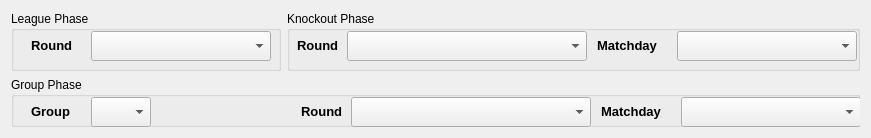
  <widget class="QWidget" name="layoutWidget_2">
   <property name="geometry">
    <rect>
     <x>10</x>
     <y>60</y>
     <width>871</width>
     <height>131</height>
    </rect>
   </property>
   <layout class="QGridLayout" name="gridLayout_2">
    <item row="0" column="0">
     <widget class="QGroupBox" name="leagueBox">
      <property name="minimumSize">
       <size>
        <width>270</width>
        <height>60</height>
       </size>
      </property>
      <property name="maximumSize">
       <size>
        <width>270</width>
        <height>60</height>
       </size>
      </property>
      <property name="title">
       <string>League Phase</string>
      </property>
      <widget class="QLabel" name="label_2">
       <property name="geometry">
        <rect>
         <x>20</x>
         <y>20</y>
         <width>50</width>
         <height>30</height>
        </rect>
       </property>
       <property name="minimumSize">
        <size>
         <width>50</width>
         <height>30</height>
        </size>
       </property>
       <property name="maximumSize">
        <size>
         <width>50</width>
         <height>30</height>
        </size>
       </property>
       <property name="text">
        <string>&lt;!DOCTYPE HTML PUBLIC &quot;-//W3C//DTD HTML 4.0//EN&quot; &quot;http://www.w3.org/TR/REC-html40/strict.dtd&quot;&gt;
&lt;html&gt;&lt;head&gt;&lt;meta name=&quot;qrichtext&quot; content=&quot;1&quot; /&gt;&lt;style type=&quot;text/css&quot;&gt;
p, li { white-space: pre-wrap; }
&lt;/style&gt;&lt;/head&gt;&lt;body style=&quot; font-family:'Sans'; font-size:10pt; font-weight:400; font-style:normal;&quot;&gt;
&lt;p style=&quot; margin-top:0px; margin-bottom:0px; margin-left:0px; margin-right:0px; -qt-block-indent:0; text-indent:0px;&quot;&gt;&lt;span style=&quot; font-weight:600;&quot;&gt;Round&lt;/span&gt;&lt;/p&gt;&lt;/body&gt;&lt;/html&gt;</string>
       </property>
      </widget>
      <widget class="QComboBox" name="lgRoundSelect">
       <property name="geometry">
        <rect>
         <x>80</x>
         <y>20</y>
         <width>180</width>
         <height>30</height>
        </rect>
       </property>
       <property name="minimumSize">
        <size>
         <width>180</width>
         <height>30</height>
        </size>
       </property>
       <property name="maximumSize">
        <size>
         <width>180</width>
         <height>30</height>
        </size>
       </property>
       <property name="toolTip">
        <string>League Round</string>
       </property>
      </widget>
     </widget>
    </item>
    <item row="0" column="1">
     <widget class="QGroupBox" name="knockoutBox">
      <property name="minimumSize">
       <size>
        <width>330</width>
        <height>60</height>
       </size>
      </property>
      <property name="maximumSize">
       <size>
        <width>585</width>
        <height>100</height>
       </size>
      </property>
      <property name="title">
       <string>Knockout Phase</string>
      </property>
      <widget class="QLabel" name="label_12">
       <property name="geometry">
        <rect>
         <x>10</x>
         <y>20</y>
         <width>50</width>
         <height>30</height>
        </rect>
       </property>
       <property name="minimumSize">
        <size>
         <width>50</width>
         <height>30</height>
        </size>
       </property>
       <property name="maximumSize">
        <size>
         <width>50</width>
         <height>30</height>
        </size>
       </property>
       <property name="text">
        <string>&lt;!DOCTYPE HTML PUBLIC &quot;-//W3C//DTD HTML 4.0//EN&quot; &quot;http://www.w3.org/TR/REC-html40/strict.dtd&quot;&gt;
&lt;html&gt;&lt;head&gt;&lt;meta name=&quot;qrichtext&quot; content=&quot;1&quot; /&gt;&lt;style type=&quot;text/css&quot;&gt;
p, li { white-space: pre-wrap; }
&lt;/style&gt;&lt;/head&gt;&lt;body style=&quot; font-family:'Sans'; font-size:10pt; font-weight:400; font-style:normal;&quot;&gt;
&lt;p style=&quot; margin-top:0px; margin-bottom:0px; margin-left:0px; margin-right:0px; -qt-block-indent:0; text-indent:0px;&quot;&gt;&lt;span style=&quot; font-weight:600;&quot;&gt;Round&lt;/span&gt;&lt;/p&gt;&lt;/body&gt;&lt;/html&gt;</string>
       </property>
      </widget>
      <widget class="QComboBox" name="koRoundSelect">
       <property name="geometry">
        <rect>
         <x>60</x>
         <y>20</y>
         <width>240</width>
         <height>30</height>
        </rect>
       </property>
       <property name="minimumSize">
        <size>
         <width>240</width>
         <height>30</height>
        </size>
       </property>
       <property name="maximumSize">
        <size>
         <width>240</width>
         <height>30</height>
        </size>
       </property>
       <property name="toolTip">
        <string>Knockout Round</string>
       </property>
      </widget>
      <widget class="QComboBox" name="koMatchdaySelect">
       <property name="geometry">
        <rect>
         <x>390</x>
         <y>20</y>
         <width>180</width>
         <height>30</height>
        </rect>
       </property>
       <property name="minimumSize">
        <size>
         <width>180</width>
         <height>30</height>
        </size>
       </property>
       <property name="maximumSize">
        <size>
         <width>180</width>
         <height>30</height>
        </size>
       </property>
       <property name="toolTip">
        <string>Knockout Round Matchday</string>
       </property>
      </widget>
      <widget class="QLabel" name="label_13">
       <property name="geometry">
        <rect>
         <x>310</x>
         <y>20</y>
         <width>75</width>
         <height>30</height>
        </rect>
       </property>
       <property name="minimumSize">
        <size>
         <width>75</width>
         <height>30</height>
        </size>
       </property>
       <property name="maximumSize">
        <size>
         <width>75</width>
         <height>30</height>
        </size>
       </property>
       <property name="text">
        <string>&lt;!DOCTYPE HTML PUBLIC &quot;-//W3C//DTD HTML 4.0//EN&quot; &quot;http://www.w3.org/TR/REC-html40/strict.dtd&quot;&gt;
&lt;html&gt;&lt;head&gt;&lt;meta name=&quot;qrichtext&quot; content=&quot;1&quot; /&gt;&lt;style type=&quot;text/css&quot;&gt;
p, li { white-space: pre-wrap; }
&lt;/style&gt;&lt;/head&gt;&lt;body style=&quot; font-family:'Sans'; font-size:10pt; font-weight:400; font-style:normal;&quot;&gt;
&lt;p style=&quot; margin-top:0px; margin-bottom:0px; margin-left:0px; margin-right:0px; -qt-block-indent:0; text-indent:0px;&quot;&gt;&lt;span style=&quot; font-weight:600;&quot;&gt;Matchday&lt;/span&gt;&lt;/p&gt;&lt;/body&gt;&lt;/html&gt;</string>
       </property>
      </widget>
     </widget>
    </item>
    <item row="1" column="0" colspan="2">
     <widget class="QGroupBox" name="groupBox">
      <property name="minimumSize">
       <size>
        <width>280</width>
        <height>50</height>
       </size>
      </property>
      <property name="maximumSize">
       <size>
        <width>940</width>
        <height>100</height>
       </size>
      </property>
      <property name="title">
       <string>Group Phase</string>
      </property>
      <widget class="QLabel" name="label_14">
       <property name="geometry">
        <rect>
         <x>290</x>
         <y>20</y>
         <width>50</width>
         <height>30</height>
        </rect>
       </property>
       <property name="minimumSize">
        <size>
         <width>50</width>
         <height>30</height>
        </size>
       </property>
       <property name="maximumSize">
        <size>
         <width>50</width>
         <height>30</height>
        </size>
       </property>
       <property name="text">
        <string>&lt;!DOCTYPE HTML PUBLIC &quot;-//W3C//DTD HTML 4.0//EN&quot; &quot;http://www.w3.org/TR/REC-html40/strict.dtd&quot;&gt;
&lt;html&gt;&lt;head&gt;&lt;meta name=&quot;qrichtext&quot; content=&quot;1&quot; /&gt;&lt;style type=&quot;text/css&quot;&gt;
p, li { white-space: pre-wrap; }
&lt;/style&gt;&lt;/head&gt;&lt;body style=&quot; font-family:'Sans'; font-size:10pt; font-weight:400; font-style:normal;&quot;&gt;
&lt;p style=&quot; margin-top:0px; margin-bottom:0px; margin-left:0px; margin-right:0px; -qt-block-indent:0; text-indent:0px;&quot;&gt;&lt;span style=&quot; font-weight:600;&quot;&gt;Round&lt;/span&gt;&lt;/p&gt;&lt;/body&gt;&lt;/html&gt;</string>
       </property>
      </widget>
      <widget class="QComboBox" name="grpRoundSelect">
       <property name="geometry">
        <rect>
         <x>340</x>
         <y>20</y>
         <width>240</width>
         <height>30</height>
        </rect>
       </property>
       <property name="minimumSize">
        <size>
         <width>240</width>
         <height>30</height>
        </size>
       </property>
       <property name="maximumSize">
        <size>
         <width>240</width>
         <height>30</height>
        </size>
       </property>
       <property name="toolTip">
        <string>Group Phase Round</string>
       </property>
      </widget>
      <widget class="QComboBox" name="groupSelect">
       <property name="geometry">
        <rect>
         <x>80</x>
         <y>20</y>
         <width>60</width>
         <height>30</height>
        </rect>
       </property>
       <property name="minimumSize">
        <size>
         <width>60</width>
         <height>30</height>
        </size>
       </property>
       <property name="maximumSize">
        <size>
         <width>60</width>
         <height>30</height>
        </size>
       </property>
       <property name="toolTip">
        <string>Group Name</string>
       </property>
      </widget>
      <widget class="QLabel" name="label_15">
       <property name="geometry">
        <rect>
         <x>20</x>
         <y>20</y>
         <width>50</width>
         <height>30</height>
        </rect>
       </property>
       <property name="minimumSize">
        <size>
         <width>50</width>
         <height>30</height>
        </size>
       </property>
       <property name="maximumSize">
        <size>
         <width>50</width>
         <height>30</height>
        </size>
       </property>
       <property name="text">
        <string>&lt;!DOCTYPE HTML PUBLIC &quot;-//W3C//DTD HTML 4.0//EN&quot; &quot;http://www.w3.org/TR/REC-html40/strict.dtd&quot;&gt;
&lt;html&gt;&lt;head&gt;&lt;meta name=&quot;qrichtext&quot; content=&quot;1&quot; /&gt;&lt;style type=&quot;text/css&quot;&gt;
p, li { white-space: pre-wrap; }
&lt;/style&gt;&lt;/head&gt;&lt;body style=&quot; font-family:'Sans'; font-size:10pt; font-weight:400; font-style:normal;&quot;&gt;
&lt;p style=&quot; margin-top:0px; margin-bottom:0px; margin-left:0px; margin-right:0px; -qt-block-indent:0; text-indent:0px;&quot;&gt;&lt;span style=&quot; font-weight:600;&quot;&gt;Group&lt;/span&gt;&lt;/p&gt;&lt;/body&gt;&lt;/html&gt;</string>
       </property>
      </widget>
      <widget class="QComboBox" name="grpMatchdaySelect">
       <property name="geometry">
        <rect>
         <x>670</x>
         <y>20</y>
         <width>180</width>
         <height>30</height>
        </rect>
       </property>
       <property name="minimumSize">
        <size>
         <width>180</width>
         <height>30</height>
        </size>
       </property>
       <property name="maximumSize">
        <size>
         <width>180</width>
         <height>30</height>
        </size>
       </property>
       <property name="toolTip">
        <string>Group Round Matchday</string>
       </property>
      </widget>
      <widget class="QLabel" name="label_16">
       <property name="geometry">
        <rect>
         <x>590</x>
         <y>20</y>
         <width>75</width>
         <height>30</height>
        </rect>
       </property>
       <property name="minimumSize">
        <size>
         <width>75</width>
         <height>30</height>
        </size>
       </property>
       <property name="maximumSize">
        <size>
         <width>75</width>
         <height>30</height>
        </size>
       </property>
       <property name="text">
        <string>&lt;!DOCTYPE HTML PUBLIC &quot;-//W3C//DTD HTML 4.0//EN&quot; &quot;http://www.w3.org/TR/REC-html40/strict.dtd&quot;&gt;
&lt;html&gt;&lt;head&gt;&lt;meta name=&quot;qrichtext&quot; content=&quot;1&quot; /&gt;&lt;style type=&quot;text/css&quot;&gt;
p, li { white-space: pre-wrap; }
&lt;/style&gt;&lt;/head&gt;&lt;body style=&quot; font-family:'Sans'; font-size:10pt; font-weight:400; font-style:normal;&quot;&gt;
&lt;p style=&quot; margin-top:0px; margin-bottom:0px; margin-left:0px; margin-right:0px; -qt-block-indent:0; text-indent:0px;&quot;&gt;&lt;span style=&quot; font-weight:600;&quot;&gt;Matchday&lt;/span&gt;&lt;/p&gt;&lt;/body&gt;&lt;/html&gt;</string>
       </property>
      </widget>
     </widget>
    </item>
   </layout>
  </widget>
